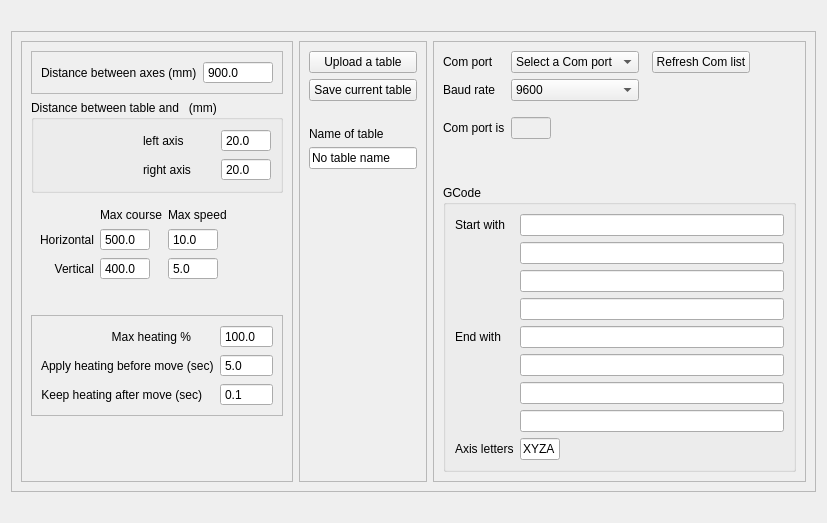
      <widget class="QWidget" name="tab_6">
       <attribute name="title">
        <string>Table</string>
       </attribute>
       <layout class="QVBoxLayout" name="verticalLayout_20">
        <item>
         <spacer name="verticalSpacer_11">
          <property name="orientation">
           <enum>Qt::Vertical</enum>
          </property>
          <property name="sizeType">
           <enum>QSizePolicy::Fixed</enum>
          </property>
          <property name="sizeHint" stdset="0">
           <size>
            <width>20</width>
            <height>20</height>
           </size>
          </property>
         </spacer>
        </item>
        <item>
         <widget class="QFrame" name="frame_21">
          <property name="frameShape">
           <enum>QFrame::StyledPanel</enum>
          </property>
          <property name="frameShadow">
           <enum>QFrame::Raised</enum>
          </property>
          <layout class="QHBoxLayout" name="horizontalLayout_11">
           <item>
            <widget class="QFrame" name="frame_18">
             <property name="maximumSize">
              <size>
               <width>300</width>
               <height>16777215</height>
              </size>
             </property>
             <property name="frameShape">
              <enum>QFrame::StyledPanel</enum>
             </property>
             <property name="frameShadow">
              <enum>QFrame::Raised</enum>
             </property>
             <layout class="QVBoxLayout" name="verticalLayout_6">
              <item>
               <widget class="QFrame" name="frame_22">
                <property name="frameShape">
                 <enum>QFrame::StyledPanel</enum>
                </property>
                <property name="frameShadow">
                 <enum>QFrame::Raised</enum>
                </property>
                <layout class="QFormLayout" name="formLayout_16">
                 <item row="0" column="0">
                  <widget class="QLabel" name="label_57">
                   <property name="text">
                    <string>Distance between axes (mm)</string>
                   </property>
                  </widget>
                 </item>
                 <item row="0" column="1">
                  <widget class="QDoubleSpinBox" name="tableYY">
                   <property name="minimumSize">
                    <size>
                     <width>70</width>
                     <height>0</height>
                    </size>
                   </property>
                   <property name="maximumSize">
                    <size>
                     <width>70</width>
                     <height>16777215</height>
                    </size>
                   </property>
                   <property name="buttonSymbols">
                    <enum>QAbstractSpinBox::NoButtons</enum>
                   </property>
                   <property name="decimals">
                    <number>1</number>
                   </property>
                   <property name="minimum">
                    <double>1.000000000000000</double>
                   </property>
                   <property name="maximum">
                    <double>1500.000000000000000</double>
                   </property>
                   <property name="value">
                    <double>900.000000000000000</double>
                   </property>
                  </widget>
                 </item>
                </layout>
               </widget>
              </item>
              <item>
               <widget class="QGroupBox" name="groupBox_18">
                <property name="title">
                 <string>Distance between table and   (mm)</string>
                </property>
                <layout class="QGridLayout" name="gridLayout_7">
                 <item row="1" column="2">
                  <widget class="QDoubleSpinBox" name="tableYD">
                   <property name="minimumSize">
                    <size>
                     <width>50</width>
                     <height>0</height>
                    </size>
                   </property>
                   <property name="maximumSize">
                    <size>
                     <width>50</width>
                     <height>16777215</height>
                    </size>
                   </property>
                   <property name="buttonSymbols">
                    <enum>QAbstractSpinBox::NoButtons</enum>
                   </property>
                   <property name="decimals">
                    <number>1</number>
                   </property>
                   <property name="minimum">
                    <double>1.000000000000000</double>
                   </property>
                   <property name="maximum">
                    <double>200.000000000000000</double>
                   </property>
                   <property name="value">
                    <double>20.000000000000000</double>
                   </property>
                  </widget>
                 </item>
                 <item row="0" column="2">
                  <widget class="QDoubleSpinBox" name="tableYG">
                   <property name="minimumSize">
                    <size>
                     <width>50</width>
                     <height>0</height>
                    </size>
                   </property>
                   <property name="maximumSize">
                    <size>
                     <width>50</width>
                     <height>16777215</height>
                    </size>
                   </property>
                   <property name="buttonSymbols">
                    <enum>QAbstractSpinBox::NoButtons</enum>
                   </property>
                   <property name="decimals">
                    <number>1</number>
                   </property>
                   <property name="minimum">
                    <double>1.000000000000000</double>
                   </property>
                   <property name="maximum">
                    <double>200.000000000000000</double>
                   </property>
                   <property name="value">
                    <double>20.000000000000000</double>
                   </property>
                  </widget>
                 </item>
                 <item row="1" column="1">
                  <widget class="QLabel" name="label_59">
                   <property name="text">
                    <string>right axis</string>
                   </property>
                  </widget>
                 </item>
                 <item row="0" column="1">
                  <widget class="QLabel" name="label_58">
                   <property name="text">
                    <string>left axis</string>
                   </property>
                  </widget>
                 </item>
                 <item row="0" column="0">
                  <spacer name="horizontalSpacer_6">
                   <property name="orientation">
                    <enum>Qt::Horizontal</enum>
                   </property>
                   <property name="sizeType">
                    <enum>QSizePolicy::Fixed</enum>
                   </property>
                   <property name="sizeHint" stdset="0">
                    <size>
                     <width>100</width>
                     <height>20</height>
                    </size>
                   </property>
                  </spacer>
                 </item>
                </layout>
               </widget>
              </item>
              <item>
               <widget class="QFrame" name="frame_19">
                <layout class="QGridLayout" name="gridLayout_8">
                 <item row="2" column="1">
                  <widget class="QDoubleSpinBox" name="cMaxZ">
                   <property name="maximumSize">
                    <size>
                     <width>50</width>
                     <height>16777215</height>
                    </size>
                   </property>
                   <property name="buttonSymbols">
                    <enum>QAbstractSpinBox::NoButtons</enum>
                   </property>
                   <property name="decimals">
                    <number>1</number>
                   </property>
                   <property name="minimum">
                    <double>1.000000000000000</double>
                   </property>
                   <property name="maximum">
                    <double>500.000000000000000</double>
                   </property>
                   <property name="value">
                    <double>400.000000000000000</double>
                   </property>
                  </widget>
                 </item>
                 <item row="2" column="2">
                  <widget class="QDoubleSpinBox" name="vMaxZ">
                   <property name="maximumSize">
                    <size>
                     <width>50</width>
                     <height>16777215</height>
                    </size>
                   </property>
                   <property name="buttonSymbols">
                    <enum>QAbstractSpinBox::NoButtons</enum>
                   </property>
                   <property name="decimals">
                    <number>1</number>
                   </property>
                   <property name="minimum">
                    <double>0.100000000000000</double>
                   </property>
                   <property name="value">
                    <double>5.000000000000000</double>
                   </property>
                  </widget>
                 </item>
                 <item row="2" column="0">
                  <widget class="QLabel" name="label_61">
                   <property name="text">
                    <string>Vertical</string>
                   </property>
                   <property name="alignment">
                    <set>Qt::AlignRight|Qt::AlignTrailing|Qt::AlignVCenter</set>
                   </property>
                  </widget>
                 </item>
                 <item row="0" column="2">
                  <widget class="QLabel" name="label_65">
                   <property name="text">
                    <string>Max speed</string>
                   </property>
                  </widget>
                 </item>
                 <item row="1" column="1">
                  <widget class="QDoubleSpinBox" name="cMaxY">
                   <property name="maximumSize">
                    <size>
                     <width>50</width>
                     <height>16777215</height>
                    </size>
                   </property>
                   <property name="buttonSymbols">
                    <enum>QAbstractSpinBox::NoButtons</enum>
                   </property>
                   <property name="decimals">
                    <number>1</number>
                   </property>
                   <property name="minimum">
                    <double>1.000000000000000</double>
                   </property>
                   <property name="maximum">
                    <double>1000.000000000000000</double>
                   </property>
                   <property name="value">
                    <double>500.000000000000000</double>
                   </property>
                  </widget>
                 </item>
                 <item row="1" column="2">
                  <widget class="QDoubleSpinBox" name="vMaxY">
                   <property name="maximumSize">
                    <size>
                     <width>50</width>
                     <height>16777215</height>
                    </size>
                   </property>
                   <property name="buttonSymbols">
                    <enum>QAbstractSpinBox::NoButtons</enum>
                   </property>
                   <property name="decimals">
                    <number>1</number>
                   </property>
                   <property name="minimum">
                    <double>1.000000000000000</double>
                   </property>
                   <property name="value">
                    <double>10.000000000000000</double>
                   </property>
                  </widget>
                 </item>
                 <item row="0" column="1">
                  <widget class="QLabel" name="label_64">
                   <property name="text">
                    <string>Max course</string>
                   </property>
                  </widget>
                 </item>
                 <item row="1" column="0">
                  <widget class="QLabel" name="label_60">
                   <property name="text">
                    <string>Horizontal</string>
                   </property>
                   <property name="alignment">
                    <set>Qt::AlignRight|Qt::AlignTrailing|Qt::AlignVCenter</set>
                   </property>
                  </widget>
                 </item>
                 <item row="1" column="3">
                  <spacer name="horizontalSpacer_10">
                   <property name="orientation">
                    <enum>Qt::Horizontal</enum>
                   </property>
                   <property name="sizeHint" stdset="0">
                    <size>
                     <width>40</width>
                     <height>20</height>
                    </size>
                   </property>
                  </spacer>
                 </item>
                </layout>
               </widget>
              </item>
              <item>
               <spacer name="verticalSpacer_19">
                <property name="orientation">
                 <enum>Qt::Vertical</enum>
                </property>
                <property name="sizeType">
                 <enum>QSizePolicy::Fixed</enum>
                </property>
                <property name="sizeHint" stdset="0">
                 <size>
                  <width>20</width>
                  <height>20</height>
                 </size>
                </property>
               </spacer>
              </item>
              <item>
               <widget class="QFrame" name="frame_23">
                <property name="frameShape">
                 <enum>QFrame::StyledPanel</enum>
                </property>
                <property name="frameShadow">
                 <enum>QFrame::Raised</enum>
                </property>
                <layout class="QFormLayout" name="formLayout_17">
                 <item row="1" column="0">
                  <widget class="QLabel" name="label_8">
                   <property name="text">
                    <string>Apply heating before move (sec)</string>
                   </property>
                  </widget>
                 </item>
                 <item row="2" column="0">
                  <widget class="QLabel" name="label_68">
                   <property name="minimumSize">
                    <size>
                     <width>150</width>
                     <height>0</height>
                    </size>
                   </property>
                   <property name="text">
                    <string>Keep heating after move (sec)</string>
                   </property>
                   <property name="alignment">
                    <set>Qt::AlignRight|Qt::AlignTrailing|Qt::AlignVCenter</set>
                   </property>
                  </widget>
                 </item>
                 <item row="0" column="0">
                  <widget class="QLabel" name="label_69">
                   <property name="minimumSize">
                    <size>
                     <width>150</width>
                     <height>0</height>
                    </size>
                   </property>
                   <property name="text">
                    <string>Max heating %</string>
                   </property>
                   <property name="alignment">
                    <set>Qt::AlignRight|Qt::AlignTrailing|Qt::AlignVCenter</set>
                   </property>
                  </widget>
                 </item>
                 <item row="1" column="1">
                  <widget class="QDoubleSpinBox" name="tPreHeat">
                   <property name="buttonSymbols">
                    <enum>QAbstractSpinBox::NoButtons</enum>
                   </property>
                   <property name="decimals">
                    <number>1</number>
                   </property>
                   <property name="minimum">
                    <double>0.100000000000000</double>
                   </property>
                   <property name="maximum">
                    <double>20.000000000000000</double>
                   </property>
                   <property name="value">
                    <double>5.000000000000000</double>
                   </property>
                  </widget>
                 </item>
                 <item row="2" column="1">
                  <widget class="QDoubleSpinBox" name="tPostHeat">
                   <property name="buttonSymbols">
                    <enum>QAbstractSpinBox::NoButtons</enum>
                   </property>
                   <property name="decimals">
                    <number>1</number>
                   </property>
                   <property name="minimum">
                    <double>0.100000000000000</double>
                   </property>
                  </widget>
                 </item>
                 <item row="0" column="1">
                  <widget class="QDoubleSpinBox" name="tHeatingMax">
                   <property name="buttonSymbols">
                    <enum>QAbstractSpinBox::NoButtons</enum>
                   </property>
                   <property name="decimals">
                    <number>1</number>
                   </property>
                   <property name="value">
                    <double>100.000000000000000</double>
                   </property>
                  </widget>
                 </item>
                </layout>
               </widget>
              </item>
              <item>
               <spacer name="verticalSpacer_20">
                <property name="orientation">
                 <enum>Qt::Vertical</enum>
                </property>
                <property name="sizeHint" stdset="0">
                 <size>
                  <width>20</width>
                  <height>40</height>
                 </size>
                </property>
               </spacer>
              </item>
             </layout>
            </widget>
           </item>
           <item>
            <widget class="QFrame" name="frame_17">
             <property name="frameShape">
              <enum>QFrame::StyledPanel</enum>
             </property>
             <property name="frameShadow">
              <enum>QFrame::Raised</enum>
             </property>
             <layout class="QVBoxLayout" name="verticalLayout_21">
              <item>
               <widget class="QPushButton" name="pbUploadTable">
                <property name="text">
                 <string>Upload a table</string>
                </property>
               </widget>
              </item>
              <item>
               <widget class="QPushButton" name="pbSaveTable">
                <property name="text">
                 <string>Save current table</string>
                </property>
               </widget>
              </item>
              <item>
               <spacer name="verticalSpacer_18">
                <property name="orientation">
                 <enum>Qt::Vertical</enum>
                </property>
                <property name="sizeType">
                 <enum>QSizePolicy::Fixed</enum>
                </property>
                <property name="sizeHint" stdset="0">
                 <size>
                  <width>20</width>
                  <height>20</height>
                 </size>
                </property>
               </spacer>
              </item>
              <item>
               <widget class="QLabel" name="label_56">
                <property name="text">
                 <string>Name of table</string>
                </property>
               </widget>
              </item>
              <item>
               <widget class="QLineEdit" name="tName">
                <property name="text">
                 <string>No table name</string>
                </property>
               </widget>
              </item>
              <item>
               <spacer name="verticalSpacer_17">
                <property name="orientation">
                 <enum>Qt::Vertical</enum>
                </property>
                <property name="sizeHint" stdset="0">
                 <size>
                  <width>20</width>
                  <height>40</height>
                 </size>
                </property>
               </spacer>
              </item>
             </layout>
            </widget>
           </item>
           <item>
            <widget class="QFrame" name="frame_20">
             <property name="frameShape">
              <enum>QFrame::StyledPanel</enum>
             </property>
             <property name="frameShadow">
              <enum>QFrame::Raised</enum>
             </property>
             <layout class="QGridLayout" name="gridLayout_9">
              <item row="1" column="0">
               <widget class="QLabel" name="label_63">
                <property name="text">
                 <string>Baud rate</string>
                </property>
               </widget>
              </item>
              <item row="0" column="1">
               <widget class="QComboBox" name="tComPort">
                <property name="minimumSize">
                 <size>
                  <width>120</width>
                  <height>0</height>
                 </size>
                </property>
                <property name="editable">
                 <bool>false</bool>
                </property>
                <property name="currentText">
                 <string>Select a Com port</string>
                </property>
                <item>
                 <property name="text">
                  <string>Select a Com port</string>
                 </property>
                </item>
                <item>
                 <property name="text">
                  <string>COM5</string>
                 </property>
                </item>
               </widget>
              </item>
              <item row="0" column="4">
               <spacer name="horizontalSpacer_12">
                <property name="orientation">
                 <enum>Qt::Horizontal</enum>
                </property>
                <property name="sizeHint" stdset="0">
                 <size>
                  <width>40</width>
                  <height>20</height>
                 </size>
                </property>
               </spacer>
              </item>
              <item row="0" column="2">
               <spacer name="horizontalSpacer_11">
                <property name="orientation">
                 <enum>Qt::Horizontal</enum>
                </property>
                <property name="sizeType">
                 <enum>QSizePolicy::Fixed</enum>
                </property>
                <property name="sizeHint" stdset="0">
                 <size>
                  <width>1</width>
                  <height>20</height>
                 </size>
                </property>
               </spacer>
              </item>
              <item row="3" column="1">
               <widget class="QLineEdit" name="connected">
                <property name="enabled">
                 <bool>false</bool>
                </property>
                <property name="maximumSize">
                 <size>
                  <width>40</width>
                  <height>16777215</height>
                 </size>
                </property>
               </widget>
              </item>
              <item row="0" column="3">
               <widget class="QPushButton" name="pbRefreshComList">
                <property name="text">
                 <string>Refresh Com list</string>
                </property>
               </widget>
              </item>
              <item row="3" column="0">
               <widget class="QLabel" name="label_66">
                <property name="text">
                 <string>Com port is</string>
                </property>
               </widget>
              </item>
              <item row="0" column="0">
               <widget class="QLabel" name="label_62">
                <property name="text">
                 <string>Com port</string>
                </property>
               </widget>
              </item>
              <item row="1" column="1">
               <widget class="QComboBox" name="tBaudrate">
                <property name="editable">
                 <bool>false</bool>
                </property>
                <property name="currentText">
                 <string notr="true">115200</string>
                </property>
                <item>
                 <property name="text">
                  <string>9600</string>
                 </property>
                </item>
                <item>
                 <property name="text">
                  <string>19200</string>
                 </property>
                </item>
                <item>
                 <property name="text">
                  <string>38400</string>
                 </property>
                </item>
                <item>
                 <property name="text">
                  <string>57600</string>
                 </property>
                </item>
                <item>
                 <property name="text">
                  <string>115200</string>
                 </property>
                </item>
               </widget>
              </item>
              <item row="4" column="1">
               <spacer name="verticalSpacer_13">
                <property name="orientation">
                 <enum>Qt::Vertical</enum>
                </property>
                <property name="sizeType">
                 <enum>QSizePolicy::Fixed</enum>
                </property>
                <property name="sizeHint" stdset="0">
                 <size>
                  <width>20</width>
                  <height>40</height>
                 </size>
                </property>
               </spacer>
              </item>
              <item row="2" column="1">
               <spacer name="verticalSpacer_14">
                <property name="orientation">
                 <enum>Qt::Vertical</enum>
                </property>
                <property name="sizeType">
                 <enum>QSizePolicy::Fixed</enum>
                </property>
                <property name="sizeHint" stdset="0">
                 <size>
                  <width>20</width>
                  <height>10</height>
                 </size>
                </property>
               </spacer>
              </item>
              <item row="5" column="0" colspan="5">
               <widget class="QGroupBox" name="groupBox_19">
                <property name="title">
                 <string>GCode</string>
                </property>
                <layout class="QFormLayout" name="formLayout_15">
                 <item row="0" column="0">
                  <widget class="QLabel" name="label_67">
                   <property name="text">
                    <string>Start with</string>
                   </property>
                  </widget>
                 </item>
                 <item row="0" column="1">
                  <widget class="QLineEdit" name="gCodeStart1"/>
                 </item>
                 <item row="1" column="1">
                  <widget class="QLineEdit" name="gCodeStart2"/>
                 </item>
                 <item row="2" column="1">
                  <widget class="QLineEdit" name="gCodeStart3"/>
                 </item>
                 <item row="3" column="1">
                  <widget class="QLineEdit" name="gCodeStart4"/>
                 </item>
                 <item row="4" column="0">
                  <widget class="QLabel" name="label_70">
                   <property name="text">
                    <string>End with</string>
                   </property>
                  </widget>
                 </item>
                 <item row="4" column="1">
                  <widget class="QLineEdit" name="gCodeEnd1"/>
                 </item>
                 <item row="5" column="1">
                  <widget class="QLineEdit" name="gCodeEnd2"/>
                 </item>
                 <item row="6" column="1">
                  <widget class="QLineEdit" name="gCodeEnd3"/>
                 </item>
                 <item row="7" column="1">
                  <widget class="QLineEdit" name="gCodeEnd4"/>
                 </item>
                 <item row="8" column="0">
                  <widget class="QLabel" name="label_71">
                   <property name="text">
                    <string>Axis letters</string>
                   </property>
                  </widget>
                 </item>
                 <item row="8" column="1">
                  <widget class="QLineEdit" name="gCodeLetters">
                   <property name="maximumSize">
                    <size>
                     <width>40</width>
                     <height>16777215</height>
                    </size>
                   </property>
                   <property name="text">
                    <string>XYZA</string>
                   </property>
                  </widget>
                 </item>
                </layout>
               </widget>
              </item>
             </layout>
            </widget>
           </item>
          </layout>
         </widget>
        </item>
        <item>
         <spacer name="verticalSpacer_12">
          <property name="orientation">
           <enum>Qt::Vertical</enum>
          </property>
          <property name="sizeType">
           <enum>QSizePolicy::Fixed</enum>
          </property>
          <property name="sizeHint" stdset="0">
           <size>
            <width>20</width>
            <height>20</height>
           </size>
          </property>
         </spacer>
        </item>
       </layout>
      </widget>
